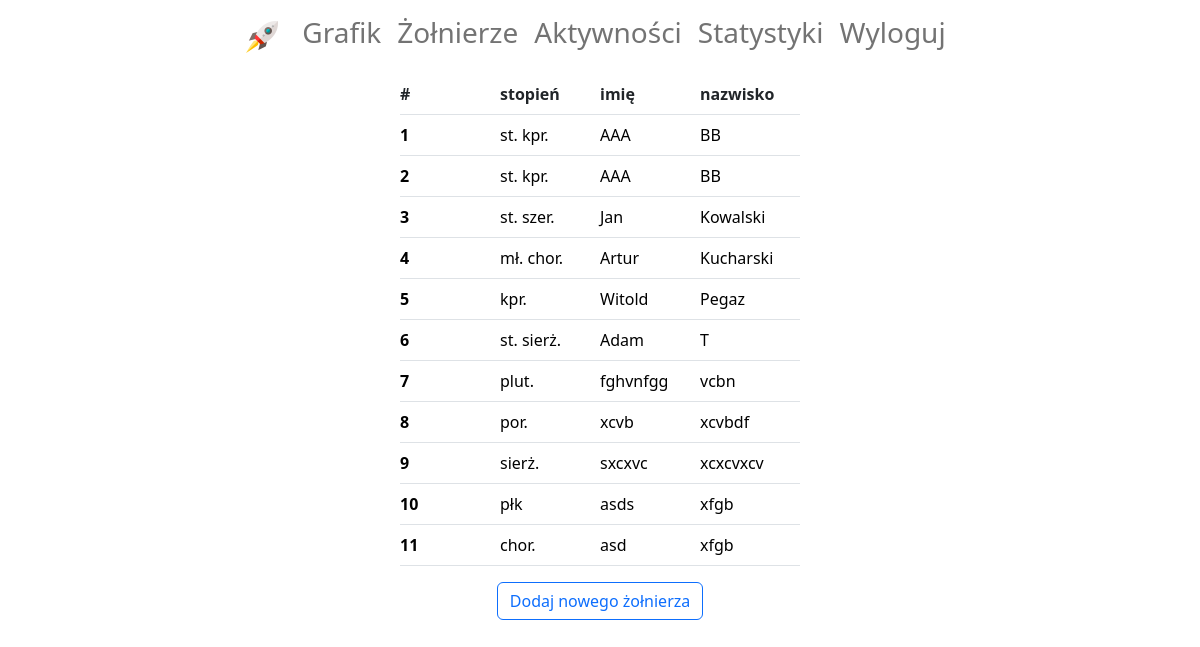
/soldier-list/ (signed in), run on the app's committed database.
### diagram/models.py (models this page shows, shortened)
class Soldier(models.Model):
    rank = models.CharField(max_length=20, choices=ranks)
    first_name = models.CharField(max_length=20)
    last_name = models.CharField(max_length=30)
    subdivision = models.ForeignKey(Subdivision, on_delete=models.SET_NULL, null=True, blank=True)

### diagram/views.py (the view)
# urls.py: path('soldier-list/', SoldierList.as_view(), name='soldier-list'),
class SoldierList(LoginRequiredMixin, generic.ListView):
    template_name = 'diagram/soldier_list.html'
    def get_queryset(self):
        return Soldier.objects.filter(subdivision=self.request.user.subdivision).order_by('last_name')

### diagram/templates/diagram/soldier_list.html (shortened to what this page needs)
{% extends 'account/base.html' %}
{% load crispy_forms_filters %}
{% block content %}
    <table class="table">
        <thead>
        <tr class="d-flex justify-content-center">
            <th class="col col-md-1 px-0" scope="col">#</th>
            <th class="col col-md-1 px-0" scope="col">stopień</th>
            <th class="col col-md-1 px-0" scope="col">imię</th>
            <th class="col col-md-1 px-0" scope="col">nazwisko</th>
        </tr>
        </thead>
        <tbody>
        {% for soldier in object_list %}
            <tr class="d-flex justify-content-center">
                <th class="col col-md-1 px-0" scope="row"><a class="text-decoration-none"
                                                        href="{% url 'soldier-detail' soldier.pk %}">{{ forloop.counter }}</a>
                </th>
                <td class="col col-md-1 px-0"><a class="text-decoration-none"
                                            href="{% url 'soldier-detail' soldier.pk %}">{{ soldier.rank }}</a></td>
                <td class="col col-md-1 px-0"><a class="text-decoration-none"
                                            href="{% url 'soldier-detail' soldier.pk %}">{{ soldier.first_name }}</a>
                </td>
                <td class="col col-md-1 px-0"><a class="text-decoration-none"
                                            href="{% url 'soldier-detail' soldier.pk %}">{{ soldier.last_name }}</a>
                </td>
            </tr>
        {% endfor %}
        </tbody>
    </table>
    <div class="d-flex flex-column align-items-center">
        <a class="col" href="{% url 'soldier-create' %}"><button class="btn btn-outline-primary mb-3">Dodaj nowego żołnierza</button></a>
    </div>
{% endblock %}

### templates/account/base.html (shortened to what this page needs)
<!DOCTYPE html>
<html lang="en">
<head>
    <link href="https://cdn.jsdelivr.net/npm/bootstrap@5.2.3/dist/css/bootstrap.min.css" rel="stylesheet"
>
</head>
<body>
{% include 'navbar.html' %}
{% block content %}
{% endblock %}
</body>
</html>

### templates/navbar.html (shortened to what this page needs)
{% load static %}
<div class="">
    <div class="d-flex justify-content-center">
        <nav class="navbar navbar-expand-sm">
            <div class="container-fluid">
                <a class="navbar-brand" href="{% url 'show-diagram' %}">
                    <img src="{% static 'icons/rocket.png' %}" height="32px"/>
                </a>
                <div class="collapse navbar-collapse" id="navbarSupportedContent">
                    <ul class="navbar-nav me-auto">
                        <li class="nav-item">
                            <a class="nav-link" aria-current="page" href="{% url 'show-diagram' %}"><h3>Grafik</h3></a>
                        </li>
                        <li class="nav-item">
                            <a class="nav-link" href="{% url 'soldier-list' %}"><h3>Żołnierze</h3></a>
                        </li>
                        <li class="nav-item">
                            <a class="nav-link" href=""><h3>Aktywności</h3></a>
                        </li>
                        <li class="nav-item">
                            <a class="nav-link" href=""><h3>Statystyki</h3></a>
                        </li>
                        {% if request.user.is_authenticated %}
                            <li class="nav-item">
                                <a class="nav-link" href="{% url 'account_logout' %}"><h3>Wyloguj</h3></a>
                            </li>
                        {% else %}
                            <li class="nav-item">
                                <a class="nav-link" href="{% url 'account_login' %}"><h3>Zaloguj</h3></a>
                            </li>
                        {% endif %}
                    </ul>
                </div>
            </div>
        </nav>
    </div>
</div>

### diagram/templates/diagram/soldier_list.html (style rules this page uses)
td a { display: block; color: black; }
th a { display: block; color: black; }

### data on the page
Soldier: rank "st. kpr.", first_name "AAA", last_name "BB"
Soldier: rank "st. kpr.", first_name "AAA", last_name "BB"
Soldier: rank "st. szer.", first_name "Jan", last_name "Kowalski"
Soldier: rank "mł. chor.", first_name "Artur", last_name "Kucharski"
Soldier: rank "kpr.", first_name "Witold", last_name "Pegaz"
Soldier: rank "st. sierż.", first_name "Adam", last_name "T"
Soldier: rank "plut.", first_name "fghvnfgg", last_name "vcbn"
Soldier: rank "por.", first_name "xcvb", last_name "xcvbdf"
Soldier: rank "sierż.", first_name "sxcxvc", last_name "xcxcvxcv"
Soldier: rank "płk", first_name "asds", last_name "xfgb"
Soldier: rank "chor.", first_name "asd", last_name "xfgb"
